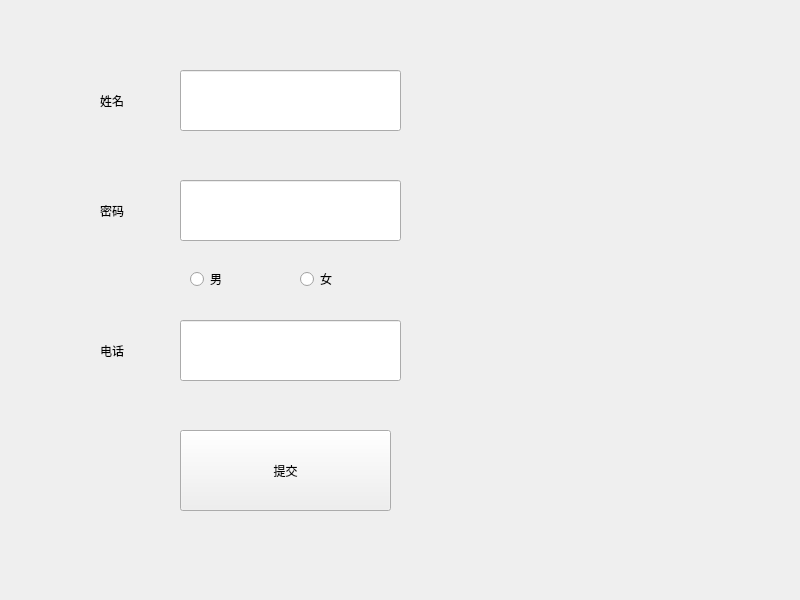
<?xml version="1.0" encoding="UTF-8"?>
<ui version="4.0">
 <class>Widget</class>
 <widget class="QWidget" name="Widget">
  <property name="geometry">
   <rect>
    <x>0</x>
    <y>0</y>
    <width>800</width>
    <height>600</height>
   </rect>
  </property>
  <property name="windowTitle">
   <string>Widget</string>
  </property>
  <widget class="QLineEdit" name="lineEdit_name">
   <property name="geometry">
    <rect>
     <x>180</x>
     <y>70</y>
     <width>221</width>
     <height>61</height>
    </rect>
   </property>
  </widget>
  <widget class="QLineEdit" name="lineEdit_password">
   <property name="geometry">
    <rect>
     <x>180</x>
     <y>180</y>
     <width>221</width>
     <height>61</height>
    </rect>
   </property>
  </widget>
  <widget class="QLineEdit" name="lineEdit_phone">
   <property name="geometry">
    <rect>
     <x>180</x>
     <y>320</y>
     <width>221</width>
     <height>61</height>
    </rect>
   </property>
  </widget>
  <widget class="QRadioButton" name="radioButton_male">
   <property name="geometry">
    <rect>
     <x>190</x>
     <y>270</y>
     <width>91</width>
     <height>18</height>
    </rect>
   </property>
   <property name="text">
    <string>男</string>
   </property>
  </widget>
  <widget class="QRadioButton" name="radioButton_female">
   <property name="geometry">
    <rect>
     <x>300</x>
     <y>270</y>
     <width>91</width>
     <height>18</height>
    </rect>
   </property>
   <property name="text">
    <string>女</string>
   </property>
  </widget>
  <widget class="QLabel" name="label">
   <property name="geometry">
    <rect>
     <x>100</x>
     <y>80</y>
     <width>71</width>
     <height>41</height>
    </rect>
   </property>
   <property name="text">
    <string>姓名</string>
   </property>
  </widget>
  <widget class="QLabel" name="label_2">
   <property name="geometry">
    <rect>
     <x>100</x>
     <y>190</y>
     <width>71</width>
     <height>41</height>
    </rect>
   </property>
   <property name="text">
    <string>密码</string>
   </property>
  </widget>
  <widget class="QLabel" name="label_3">
   <property name="geometry">
    <rect>
     <x>100</x>
     <y>330</y>
     <width>71</width>
     <height>41</height>
    </rect>
   </property>
   <property name="text">
    <string>电话</string>
   </property>
  </widget>
  <widget class="QPushButton" name="pushButton">
   <property name="geometry">
    <rect>
     <x>180</x>
     <y>430</y>
     <width>211</width>
     <height>81</height>
    </rect>
   </property>
   <property name="text">
    <string>提交</string>
   </property>
  </widget>
 </widget>
 <resources/>
 <connections/>
</ui>
